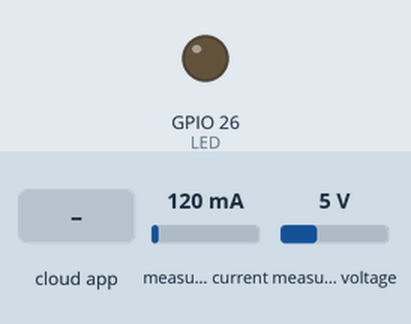
Recording of a sketch running on a simulated ESP32. Parts: output pins drawn as LEDs (lit = HIGH). Inputs (shaded band) come from the test bench; at power-on: measured current 120 mA, measured voltage 5 V. WiFi joins after 1.5 s; servers stay silent unless stated; the Firebase database answers and starts empty; what the sketch prints to the serial monitor is not drawn.

Above: at 2.7 s.
2.8 s: the phone or cloud app sets Led1Status to 1
At 4.2 s:
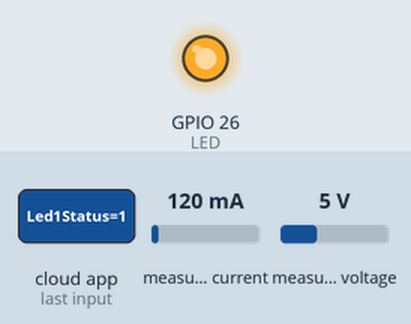
5.4 s: the phone or cloud app sets Led1Status to 0
At 7.7 s:
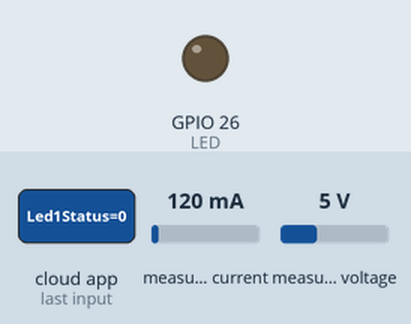
Timing chart, 0 to 9.2 s (numbered marks = the images above; inputs shaded):
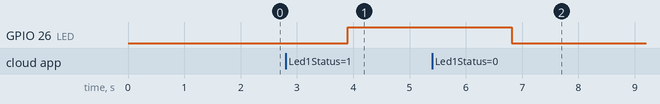

Measured:
- after the input at 2.8 s, GPIO 26 (LED): LOW → HIGH after 1.1 s
- after the input at 5.4 s, GPIO 26 (LED): HIGH → LOW after 1.4 s

The sketch:

voltage_sensor.ino
```cpp
#define BLYNK_PRINT Serial

#include "EmonLib.h"   //https://github.com/openenergymonitor/EmonLib
#include <WiFi.h>
#include <WiFiClient.h>

EnergyMonitor emon;
#define vCalibration 100.0
#define currCalibration 0.30

float kWh;
unsigned long lastmillis = millis();

#if defined(ESP32)
#include <WiFi.h>
#include <FirebaseESP32.h>
#elif defined(ESP8266)
#include <ESP8266WiFi.h>
#include <FirebaseESP8266.h>
#endif

//Provide the token generation process info.
#include <addons/TokenHelper.h>

//Provide the RTDB payload printing info and other helper functions.
#include <addons/RTDBHelper.h>

/* 1. Define the WiFi credentials */
#define WIFI_SSID "*********************"
#define WIFI_PASSWORD "*********************"

//For the following credentials, see examples/Authentications/SignInAsUser/EmailPassword/EmailPassword.ino

/* 2. Define the API Key */
#define API_KEY "*********************"

/* 3. Define the RTDB URL */
#define DATABASE_URL "*********************"//<databaseName>.firebaseio.com or <databaseName>.<region>.firebasedatabase.app


//Define Firebase Data object
FirebaseData fbdo;

FirebaseAuth auth;
FirebaseConfig config;


#define deviceID "ESP101"

#define LED 26

void setup() {
  Serial.begin(115200);

  pinMode(LED,OUTPUT);

  emon.voltage(35, vCalibration, 1.7); // Voltage: input pin, calibration, phase_shift
  emon.current(34, currCalibration); // Current: input pin, calibration.

  WiFi.begin(WIFI_SSID, WIFI_PASSWORD);
  Serial.print("Connecting to Wi-Fi");
  while (WiFi.status() != WL_CONNECTED)
  {
    Serial.print(".");
    delay(300);
  }
  Serial.println();
  Serial.print("Connected with IP: ");
  Serial.println(WiFi.localIP());
  Serial.println();

  Serial.printf("Firebase Client v%s\n\n", FIREBASE_CLIENT_VERSION);

  /* Assign the api key (required) */
  config.api_key = API_KEY;

  config.database_url = DATABASE_URL;


  //////////////////////////////////////////////////////////////////////////////////////////////
  //Please make sure the device free Heap is not lower than 80 k for ESP32 and 10 k for ESP8266,
  //otherwise the SSL connection will fail.
  //////////////////////////////////////////////////////////////////////////////////////////////

  Firebase.begin(DATABASE_URL, API_KEY);

  //Comment or pass false value when WiFi reconnection will control by your code or third party library
 // Firebase.reconnectWiFi(true);

  Firebase.setDoubleDigits(5);
}

void loop() {
    float volt,curr,power,units;
    emon.calcVI(20, 100);
    volt = emon.Vrms;
    Serial.print("Vrms: ");
    Serial.print(emon.Vrms, 2);
    Serial.print("V");
    curr = emon.Irms;
    Serial.print("\tIrms: ");
    Serial.print(emon.Irms, 4);
    Serial.print("A");
    power = emon.apparentPower;
    Serial.print("\tPower: ");
    Serial.print(emon.apparentPower, 4);
    Serial.print("W");
    Serial.print("\tkWh: ");


    kWh = kWh + emon.apparentPower*(millis()-lastmillis)/3600000000.0;
    units = kWh;
    Serial.print(kWh, 4);
    Serial.println("kWh");

    if (Firebase.ready())
  {

    //Firebase.setInt(fbdo, main, 5);
    Firebase.setInt(fbdo, "/ESP101/voltage", volt);
    Firebase.setInt(fbdo, "/ESP101/current", curr);
    Firebase.setInt(fbdo, "/ESP101/power", power);
    Firebase.setInt(fbdo, "/ESP101/units", units);
    }
    if(Firebase.getString(fbdo, "/Led1Status"))
  {
    String ledstatus = fbdo.stringData();
    if(ledstatus.toInt() == 1){
      digitalWrite(LED,HIGH);
      Serial.println("on");
    }
    else {
      digitalWrite(LED,LOW);
      Serial.println("off");
    }
    }else{
      Serial.print("Error in getInt, ");
      Serial.println(fbdo.errorReason());
    }

    delay(500);
}
```
